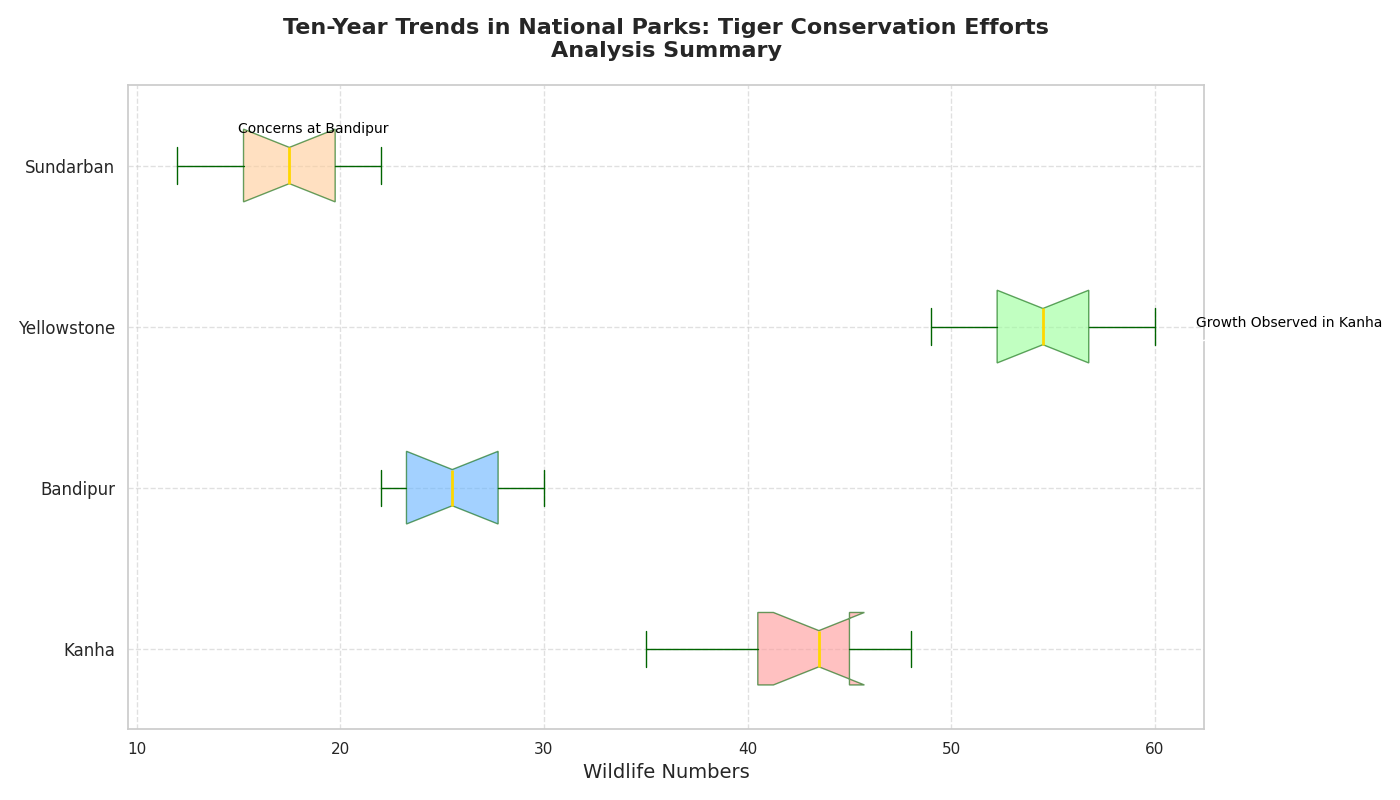

Write the Python code that produced this figure.
import matplotlib.pyplot as plt

populations_yellowstone = [35, 40, 45, 42, 38, 44, 47, 48, 43, 45]
populations_sundarban = [23, 25, 26, 24, 22, 23, 27, 29, 28, 30]
populations_kanha = [51, 49, 52, 54, 53, 55, 57, 56, 59, 60]
populations_bandipur = [12, 14, 15, 16, 18, 17, 19, 21, 20, 22]

parks = ['Kanha', 'Bandipur', 'Yellowstone', 'Sundarban']  # shuffled
populations_data = [populations_yellowstone, populations_sundarban, populations_kanha, populations_bandipur]

plt.figure(figsize=(14, 8))
boxplot = plt.boxplot(populations_data, vert=False, patch_artist=True, notch=True,
            boxprops=dict(facecolor='lightgreen', color='darkgreen', alpha=0.6),
            capprops=dict(color='darkgreen'),
            whiskerprops=dict(color='darkgreen'),
            flierprops=dict(marker='o', color='red', alpha=0.5),
            medianprops=dict(color='gold', linewidth=2))

# New set of colors
colors = ['#ff9999', '#66b3ff', '#99ff99', '#ffcc99']
for patch, color in zip(boxplot['boxes'], colors):
    patch.set_facecolor(color)

plt.yticks([1, 2, 3, 4], parks, fontsize=12)
plt.xlabel('Wildlife Numbers', fontsize=14)
plt.title('Ten-Year Trends in National Parks: Tiger Conservation Efforts\nAnalysis Summary',
          fontsize=16, weight='bold', pad=20)

plt.annotate('Growth Observed in Kanha', xy=(60, 2.85), xytext=(62, 3),
             arrowprops=dict(facecolor='black', arrowstyle='->'),
             fontsize=10, color='black')

plt.annotate('Concerns at Bandipur', xy=(12, 4.1), xytext=(15, 4.2),
             arrowprops=dict(facecolor='black', arrowstyle='->'),
             fontsize=10, color='black')

plt.grid(True, linestyle='--', alpha=0.6)
plt.tight_layout()

plt.show()
